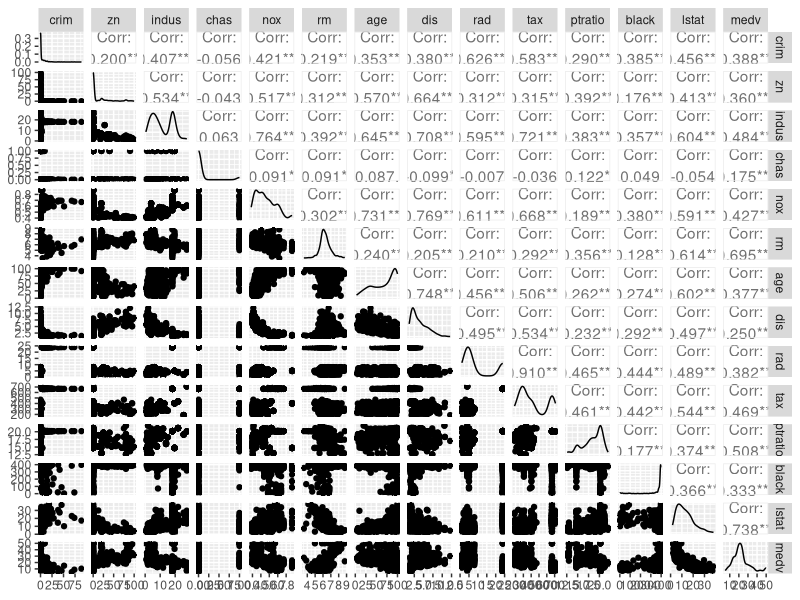
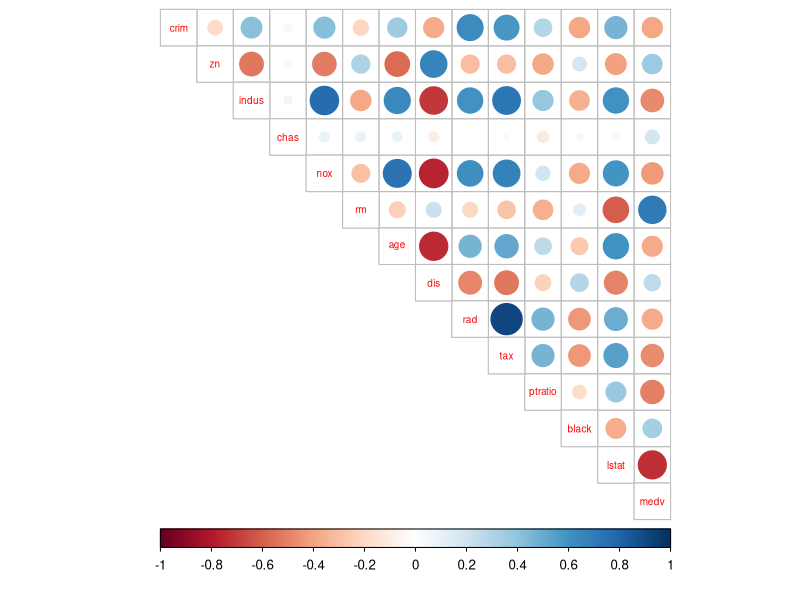
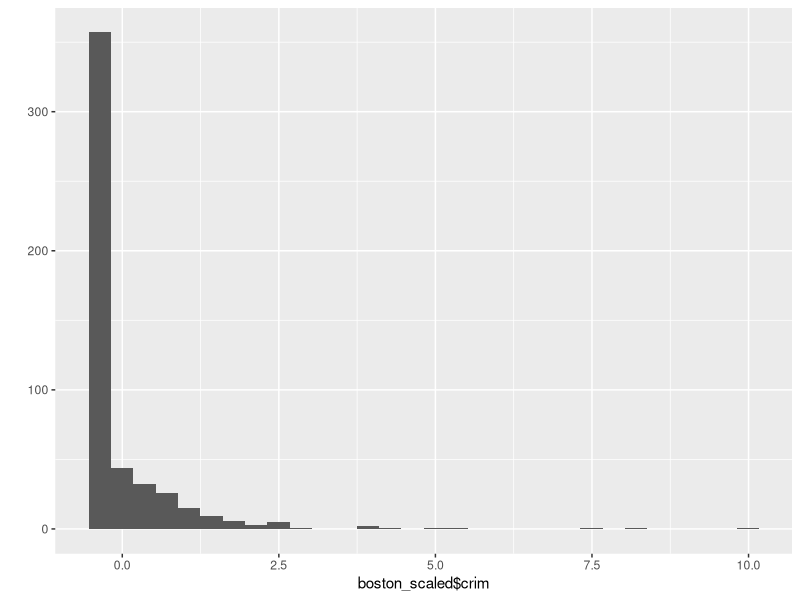
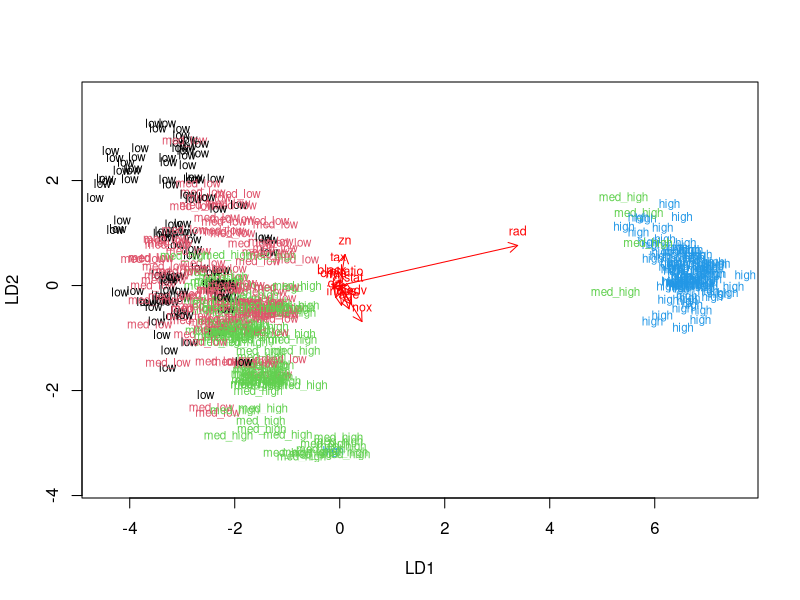
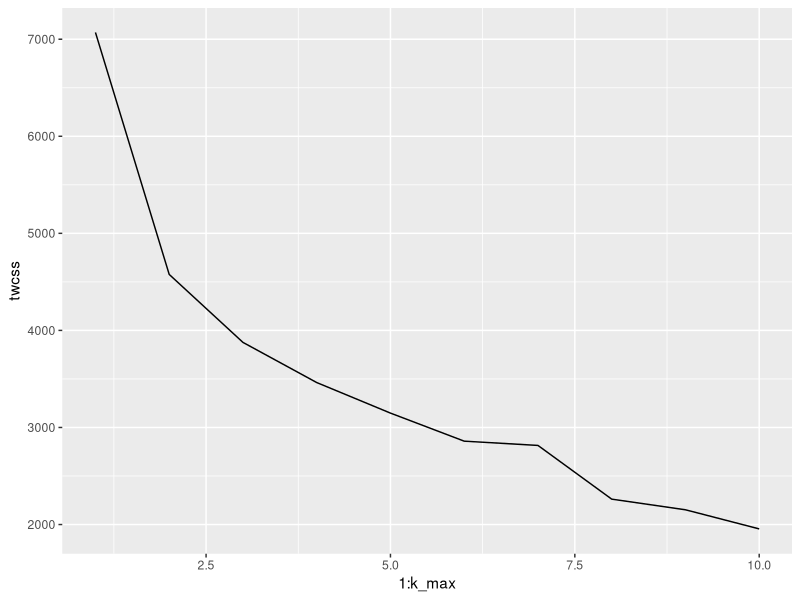
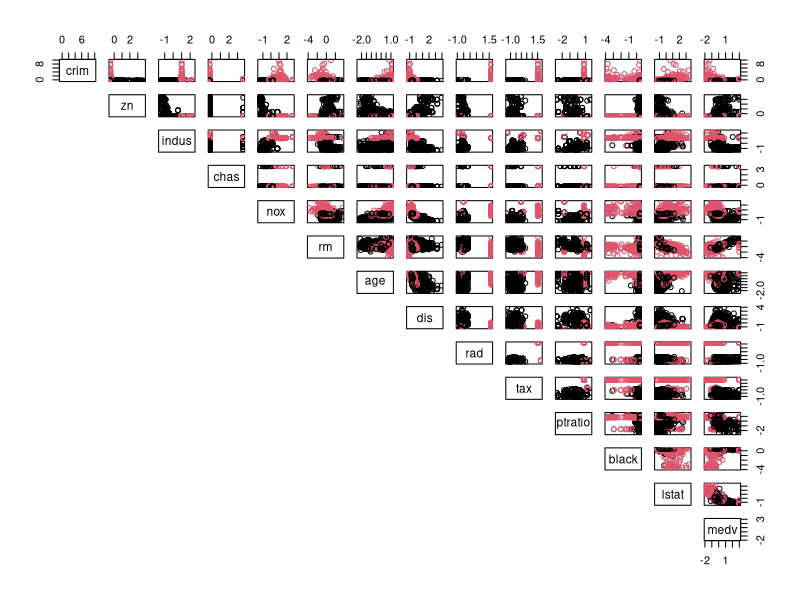
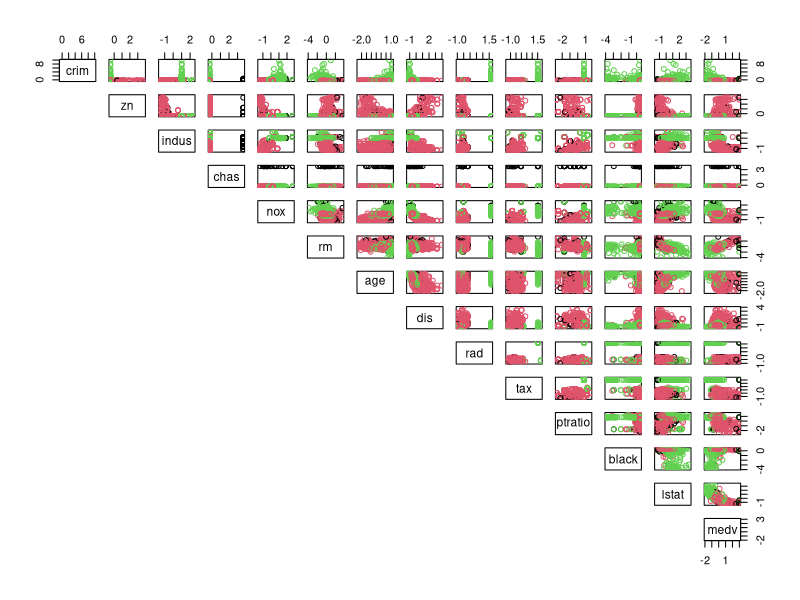

Source code (R) for these figures, in order:
## ---- chunk 1
# access needed packages
library(MASS); library(tidyr); library(corrplot); library(dplyr)
library(ggplot2); library(GGally)
## ---- chunk 2
# load boston data and check contents
data("Boston")
summary(Boston)
## ---- chunk 3
ggpairs(Boston, lower = list(combo = wrap("facethist", bins = 20)))
## ---- chunk 4
# calculate the correlation matrix and round it
cor_matrix<-cor(Boston) %>% round(digits = 2)

# print the correlation matrix
cor_matrix

# visualize the correlation matrix
corrplot(cor_matrix, method="circle", type="upper", cl.pos="b", tl.pos="d", tl.cex = 0.6)
## ---- chunk 5
# center and standardize variables
boston_scaled <- scale(Boston)

# change the object to data frame
boston_scaled = as.data.frame(boston_scaled)

# summary of the scaled crime rate
summary(boston_scaled)
## ---- chunk 6
# plot histogram to see the distribution of scaled crime rate
qplot(boston_scaled$crim, geom="histogram")
## ---- chunk 7
# create a quantile vector of crim
bins <- quantile(boston_scaled$crim)

# create a categorical variable 'crime'
crime <- cut(boston_scaled$crim, breaks = bins, include.lowest = TRUE, labels = c("low", "med_low", "med_high", "high"))

# look at the table of the new factor crime
table(crime)

# remove original crim from the dataset
boston_scaled <- dplyr::select(boston_scaled, -crim)

# add the new categorical value to scaled data
boston_scaled <- data.frame(boston_scaled, crime)
## ---- chunk 8
# number of rows in the Boston dataset 
n <- nrow(boston_scaled)

# choose randomly 80% of the rows
ind <- sample(n,  size = n * 0.8)

# create train set
train <- boston_scaled[ind,]

# create test set 
test <- boston_scaled[-ind,]

# save the correct classes from test data
correct_classes <- test$crim

# remove the crime variable from test data
test <- dplyr::select(test, -crime)
## ---- chunk 9

# linear discriminant analysis
lda.fit <- lda(crime ~ ., data = train)

# print the lda.fit object
lda.fit

# the function for lda biplot arrows
lda.arrows <- function(x, myscale = 1, arrow_heads = 0.1, color = "red", tex = 0.75, choices = c(1,2)){
  heads <- coef(x)
  arrows(x0 = 0, y0 = 0, 
         x1 = myscale * heads[,choices[1]], 
         y1 = myscale * heads[,choices[2]], col=color, length = arrow_heads)
  text(myscale * heads[,choices], labels = row.names(heads), 
       cex = tex, col=color, pos=3)
}

# target classes as numeric
classes <- as.numeric(train$crime)

# plot the lda results
plot(lda.fit, dimen = 2, col = classes, pch = classes)
lda.arrows(lda.fit, myscale = 1)

## ---- chunk 10
# predict classes with test data
lda.pred <- predict(lda.fit, newdata = test)

# cross tabulate the results
table(correct = correct_classes, predicted = lda.pred$class)
## ---- chunk 11
# reload the Boston dataset
data("Boston")

# center and standardize variables
boston_scaled <- scale(Boston)

# change the object to data frame
boston_scaled = as.data.frame(boston_scaled)

# euclidean distance matrix
dist_eu <- dist(boston_scaled)

# look at the summary of the distances
summary(dist_eu)
## ---- chunk 12
# k-means clustering
km <-kmeans(boston_scaled, centers = 3)

set.seed(123)

# determine the number of clusters
k_max <- 10

# calculate the total within sum of squares
twcss <- sapply(1:k_max, function(k){kmeans(boston_scaled, k)$tot.withinss})

# visualize the results
qplot(x = 1:k_max, y = twcss, geom = 'line')
## ---- chunk 13
# k-means clustering
km <-kmeans(boston_scaled, centers = 2)

# plot the Boston dataset with clusters
pairs(boston_scaled, col = km$cluster, lower.panel = NULL)
## ---- chunk 14
# k-means clustering
km <-kmeans(boston_scaled, centers = 3)

# plot the Boston dataset with clusters
pairs(boston_scaled, col = km$cluster, lower.panel = NULL)
## ---- chunk 15
date()
